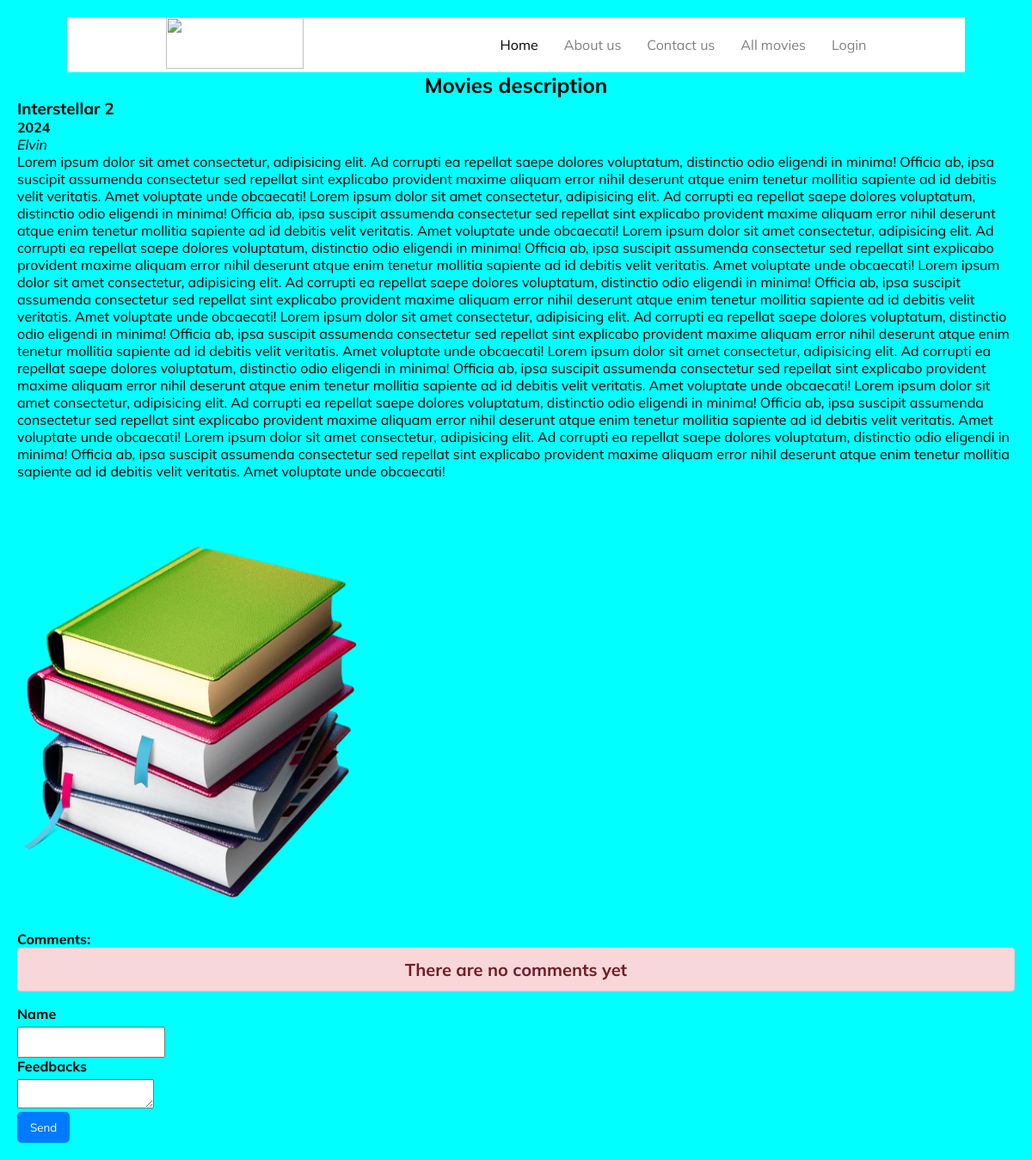
Screenshot of /detail/10 with the database file from the repository.
### movies/models.py (models this page shows, shortened)
class Movies(models.Model):
    year = models.CharField(max_length=4)
    name = models.CharField(max_length=200)
    category = models.CharField(max_length=100)
    recommender = models.ForeignKey("auth.User", on_delete=models.CASCADE)
    detail = RichTextField()
    image = models.FileField(blank=True, null=True, verbose_name="add image")

### movies/views.py (the view)
# urls.py: path('detail/<int:id>', detail_page, name = "detail"),
def detail_page(request, id):
    movie = get_object_or_404(Movies, id = id)
    comments = WriteComment.objects.filter(movie = movie)
    context = {"movie": movie, "comments": comments}
    return render(request, "detail.html", context)

### templates/detail.html (shortened to what this page needs)
{% extends "base.html" %}
{% block body %}
<h2>Movies description</h2>
<div class="movies_details">
    <ul>
        <li>
            <h3>{{ movie.name }}</h3>
            <h4>{{ movie.year }}</h4>
            <i>{{ movie.recommender }}</i><br>
            <p>{{ movie.detail | safe }}</p>
            <br>
        </li>
    </ul>
    {% if movie.image %}
    <img src="{{ movie.image.url }}" alt="">
    {% endif %}
</div>
<div class="comments">
    <h4>Comments:</h4>
    {% if comments %}
        {% for comment in comments %}
            <div class="comment">
                <h5>Author: {{comment.commenter}}</h5>
                <h5>Feedback: {{comment.comment_content}}</h5>
            </div>
            <br>
            <hr>
            <br>
        {% endfor %}
    {% else %}
    <div class="alert__warning">There are no comments yet</div>
    {% endif %}
</div>
<form action="{% url 'comment' movie.id %}" method="post">
    <div class="comments">
    <label for="commenter">Name</label>
    <input type="text" name="commenter" id="commenter">
    </div>
    <div class="comments">
        <label for="commentContent">Feedbacks</label>
        <textarea type="text" name="comment_content" id="commentContent"></textarea>
        </div>
        <button type="submit">Send</button>
</form>
{% endblock body %}

### static/style.css (style rules this page uses)
* { margin: 0; padding: 0; box-sizing: border-box; text-decoration: none; list-style: none; }
body { background-color: aqua; color: black; margin: 20px; }
h2 { text-align: center; }
.movies_details img { width: 400px; height: 500px; }

### static/navbar.css (style rules this page uses)
* { margin: 0; padding: 0; text-decoration: none; list-style: none; box-sizing: border-box; font-family: "Mulish", sans-serif; }

### static/login-register.css (style rules this page uses)
label { display: block; margin-bottom: 5px; font-weight: bold; }
input { padding: 8px; box-sizing: border-box; }
button { padding: 10px 15px; background-color: #007bff; color: #fff; border: none; border-radius: 5px; cursor: pointer; }
.alert__warning { width: 100%; padding: 0.75rem 1.25rem; margin-bottom: 1rem; border: 1px solid transparent; border-radius: 0.25rem; color: #721c24; background-color: #f8d7da; border-color: #f5c6cb; text-align: center; font-size: 20px; font-weight: bold; }

### rows the page displays
Movies: name "Interstellar 2", year "2024", recommender "Elvin", detail "Lorem ipsum dolor sit amet consectetur, adipisicing elit. Ad corrupti ea repellat saepe dolores voluptatum, distinctio odio eligendi in minima! Officia ab, ipsa suscipit assumenda consectetur sed repellat sint explicabo provident maxime aliquam error nihil deserunt atque enim tenetur mollitia sapiente ad id debitis velit veritatis. Amet voluptate unde obcaecati! Lorem ipsum dolor sit amet consectetur, adipisicing elit. Ad corrupti ea repellat saepe dolores voluptatum, distinctio odio eligendi in minima! Officia ab, ipsa suscipit assumenda consectetur sed repellat sint explicabo provident maxime aliquam error nihil deserunt atque enim tenetur mollitia sapiente ad id debitis velit veritatis.…", image (picture)
